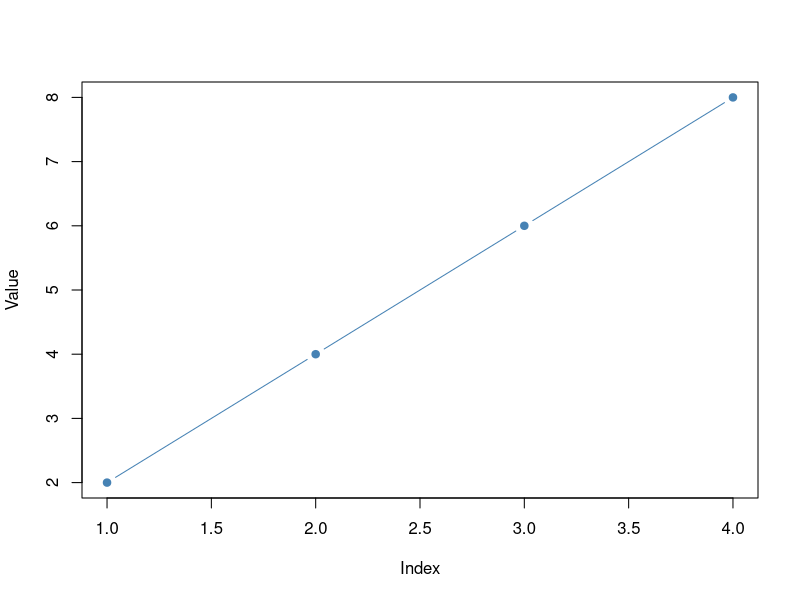

This chart was generated by the following R code:
# PDF lesson 1: run one line at a time with Ctrl+Enter.
# This exercise uses example numbers, not biological results.
1 + 1

practice_values <- c(2, 4, 6, 8)
mean(practice_values)

plot(practice_values, type = "b", pch = 19,
     col = "steelblue", xlab = "Index", ylab = "Value")

getwd()
file.exists("run.R")
R.version.string
